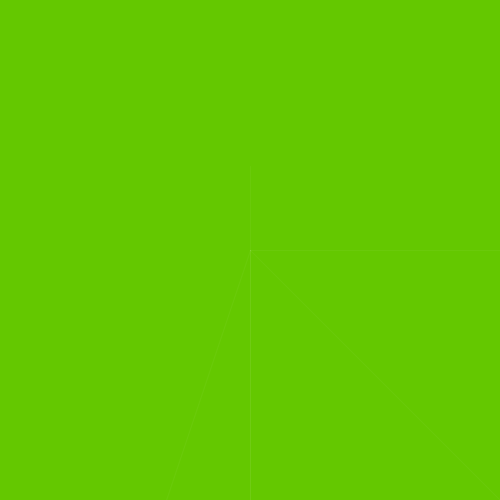
Frame 1 (no input)
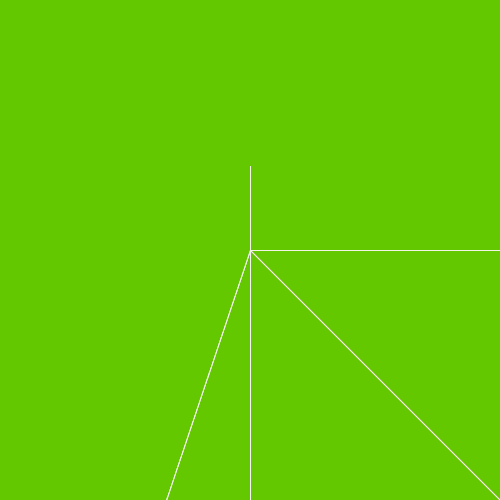
Frame 60 (the mouse pressed at the canvas centre just before this capture)
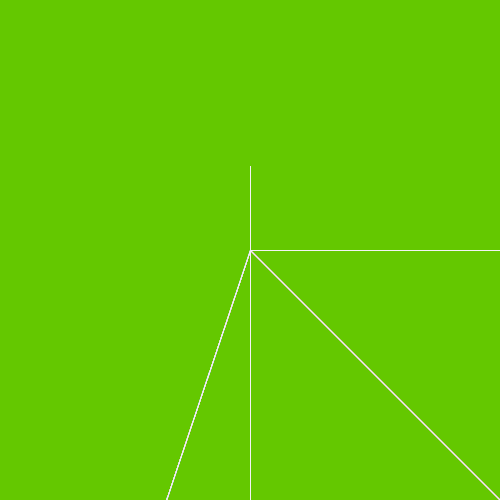
Frame 120 (the mouse held since frame 60 and released just before this capture)

The Processing sketch that drew these frames (run headless with seeded random() and noise(); from frame 60 on, the mouse is pressed at the canvas centre):

// Processing sketch: processing_37087
// ── processing_37087.pde

void setup() {
  size(500, 500);     // acá defino el tamaño
  background(100, 200, 0);    // fondo blanco
  smooth();
  mouseX=width/2;
  mouseY=height/2;
  frameRate=30;

}

void draw() {
  stroke(255, 10);      // un negro transparente
  strokeWeight(1);
  /*  nota: para hacer un comentario de más de una línea
  de largo, se puede hacer de esta forma */
             
  line(width/2, height/2, mouseX, mouseY); // línea desde el centro al mouse
  line(width/1, height/1, mouseX, mouseY); 
  line(width/2, height/1, mouseX, mouseY); 
  line(width/1, height/2, mouseX, mouseY); 
  line(width/2, height/3, mouseX, mouseY); 
  line(width/3, height/1, mouseX, mouseY); 
  line(width/2, height/1, mouseX, mouseY); 
  
 
  
}

void mousePressed() {
  background(100, 200, 0);
  
}   
